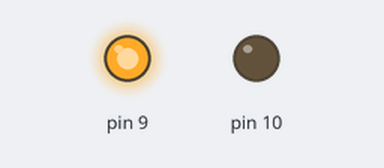
The sketch below on a simulated Arduino Uno, built with avr-gcc and run on an emulated ATmega328P. On the bench: output pins drawn as LEDs (lit = HIGH).

Above: at 0.5 s.
At 2.7 s:
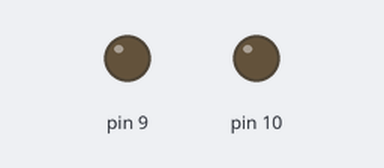
At 5.0 s:
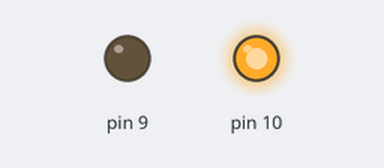
Timing chart, 0 to 6.9 s (numbered marks = the images above):
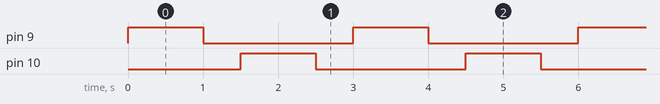

Measured:
- by itself, pin 9, pin 10: alternates HIGH for 1.0 s and LOW for 2.0 s
- by itself, everything shown: repeats every 3.0 s, in 4 steps

The sketch:

dir-otros-pines.ino
```cpp
// Fallo (lección 9): usa D9 y D10 en lugar de D7 y D8.
const int IN1 = 7;
const int IN2 = 8;

void setup() {
  pinMode(9, OUTPUT);
  pinMode(10, OUTPUT);
}

void fase(int a, int b, int ms) {
  digitalWrite(IN1, a);
  digitalWrite(IN2, b);
  delay(ms);
}

void loop() {
  digitalWrite(9, HIGH); digitalWrite(10, LOW); delay(1000);
  digitalWrite(9, LOW); delay(500);
  digitalWrite(10, HIGH); delay(1000);
  digitalWrite(10, LOW); delay(500);
}
```
